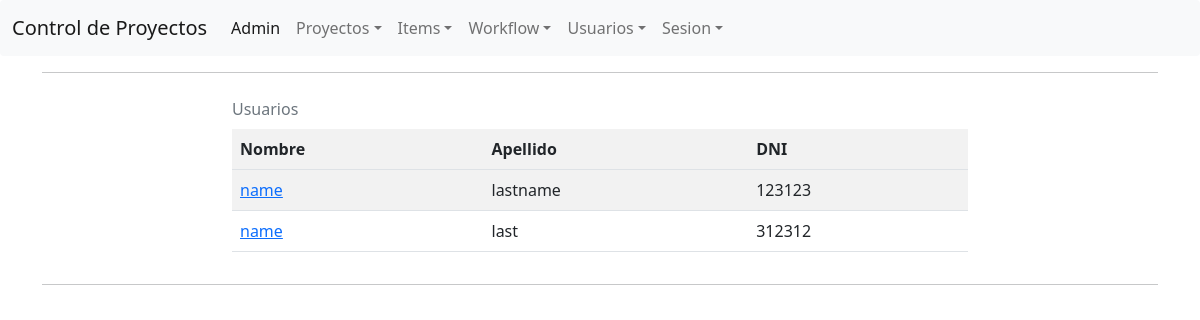
The app's page /usuario/ with its own data.
### ControlProyecto/models/Usuario.py (models this page shows, shortened)
class Usuario(models.Model):
    user = models.OneToOneField(settings.AUTH_USER_MODEL, on_delete=models.CASCADE)
    dni = models.CharField(max_length=16, unique=True)
    proyectos = models.ManyToManyField("Proyecto", through="RolUsuario")

### ControlProyecto/views/UsuarioView.py (the view)
# urls.py: path('usuario/', UsuarioListView.as_view(), name="listado-usuario"),
class UsuarioListView(ListView):
    model = Usuario
    ordering = ["dni"]
    queryset = Usuario.objects.all()
    context_object_name = "usuarios"
    paginate_by = 10
    template_name = "listado_usuario.html"

### ControlProyecto/templates/listado_usuario.html (shortened to what this page needs)
{% extends "base.html" %}
{% block content %}
<table>
    <caption>
        Usuarios
    </caption>
    <tr>
        <th>Nombre</th>
        <th>Apellido</th>
        <th>DNI</th>
    </tr>
    <tr>
        {% for i in usuarios %}
            <tr>
                <td><a href="{% url "detalle-usuario" pk=i.id %}">{{ i.user.first_name }}</a></td>
                <td>{{ i.user.last_name }}</td>
                <td>{{ i.dni }}</a></td>
            </tr>
        {% endfor %}
    </tr>
</table>
{% endblock %}

### ControlProyecto/templates/base.html (style rules this page uses)
caption { caption-side: top; }

### records on screen
Usuario: user.first_name "name", user.last_name "lastname", dni "123123"
Usuario: user.first_name "name", user.last_name "last", dni "312312"
